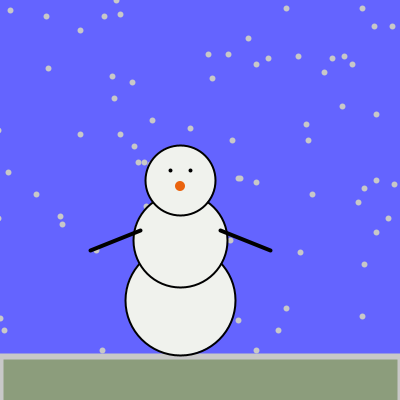
Frame 1 (no input)
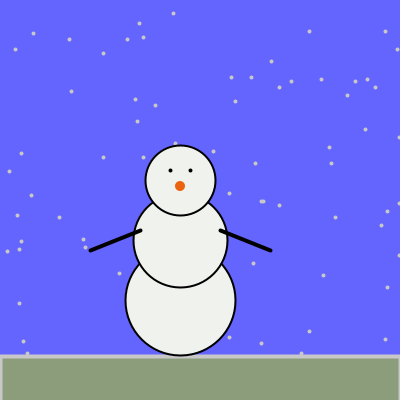
Frame 60 (the mouse pressed at the canvas centre just before this capture)
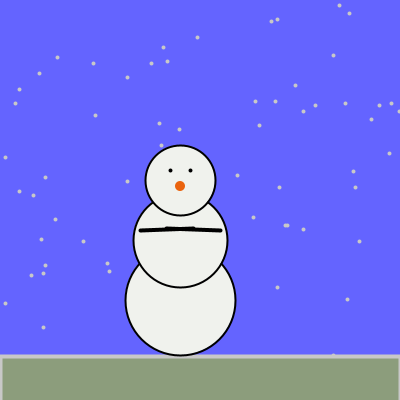
Frame 120 (the mouse held since frame 60 and released just before this capture)

The Processing sketch that drew these frames (run headless with seeded random() and noise(); from frame 60 on, the mouse is pressed at the canvas centre):

// Processing sketch: processing_133327
// ── processing_133327.pde

int pingos=300;
float [] chuvax;
float [] chuvay;

void setup() {
  size(400, 400);
  strokeWeight(3);
  //  frameRate(10);
  stroke(150);
  chuvax = new float[pingos];
  chuvay = new float[pingos];
  for (int i=0; i<pingos; i++)
  {
    chuvax[i] = floor(random(-150, 200));
    chuvay[i] = floor(random(height));
  }
}

void draw() {
  scale (2);

  background(100, 100, 255);
  stroke(200);
  for (int i=0; i<pingos; i++)
  {
    point(chuvax[i], chuvay[i]);
    chuvay[i]=chuvay[i]+ 0.2;
    chuvax[i]=chuvax[i]+0.2;
    if (chuvay[i]>height)
    {
      chuvax[i] = floor(random(-200, 200));
      chuvay[i] = 0;//floor(random(height));
    }
  }

  fill (140, 157, 124);
  rect (0, 178, 200, 100);
  fill (240, 242, 237);
  stroke (0);
  strokeWeight (1);
  ellipse (90, 150, 55, 55);
  ellipse (90, 120, 47, 47);
  ellipse (90, 90, 35, 35);
  strokeWeight(2);
  pushMatrix ( ); 
  translate (70, 115);
  rotate (radians (mouseX));
  line (0, 0, 45-70, 125-115); 
  popMatrix ( ); 
  pushMatrix ();
  translate (110,115);
  rotate (radians (-mouseX));
  line (0, 0, 135-110, 125-115);
  popMatrix ();
  point (85, 85);
  point (95, 85);
  noStroke ();
  fill (234, 99, 14);
  ellipse (90, 93, 5, 5);
}
